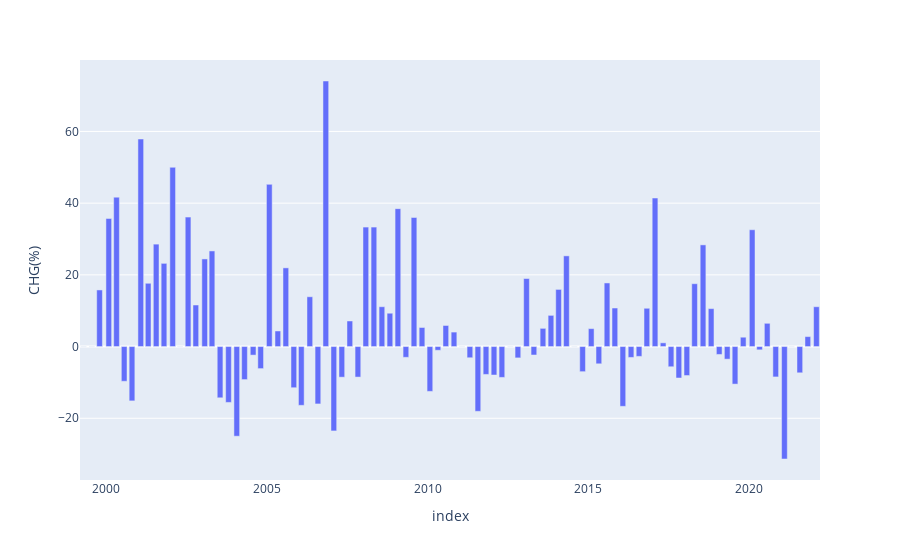

Write notebook code for a chart like this one.
### Code cell
############### compare EPS with the previous year EPS ####################
earning_tmp1 = si.get_earnings_history(ticker)
earning_tmp2 = pd.DataFrame(earning_tmp1)
earnnona = earning_tmp2.dropna()
eps_act = np.array(earnnona['epsactual'])
eps_dat = earnnona['startdatetime']
eps_chg_pry = np.round((eps_act[:-4] - eps_act[4:])/eps_act[4:]*100, 2)
eps_smry = pd.DataFrame([eps_act[:-4],eps_act[4:], eps_chg_pry]).T
eps_smry.columns = ['Current Year EPS', 'Previous Year EPS', 'CHG(%)']
eps_smry.index = [dat[:10] for dat in eps_dat[:-4]]
eps_smry_sub = eps_smry.iloc[:, :]

# plot EPS change %
fig = px.bar(eps_smry_sub, x = eps_smry_sub.index, y = 'CHG(%)')
fig.show()

print(eps_smry_sub)

### Figure 1 — Plotly figure (JSON) as saved in the notebook; plotly's stock layout.template omitted (floating-point values rounded to 4 significant figures)
{"data": [{"alignmentgroup": "True", "hovertemplate": "index=%{x}<br>CHG(%)=%{y}<extra></extra>", "legendgroup": "", "marker": {"color": "#636efa", "pattern": {"shape": ""}}, "name": "", "offsetgroup": "", "orientation": "v", "showlegend": false, "textposition": "auto", "type": "bar", "x": ["2022-02-11", "2021-11-05", "2021-08-06", "2021-05-04", "2021-02-12", "2020-11-05", "2020-07-31", "2020-05-05", "2020-02-11", "2019-11-01", "2019-07-31", "2019-05-03", "2019-02-01", "2018-11-01", "2018-08-01", "2018-04-27", "2018-01-29", "2017-10-30", "2017-08-02", "2017-05-04", "2017-02-01", "2016-10-31", "2016-08-03", "2016-05-04", "2016-02-01", "2015-11-02", "2015-08-05", "2015-05-04", "2015-02-06", "2014-10-31", "2014-07-30", "2014-04-30", "2014-01-31", "2013-11-05", "2013-08-06", "2013-04-25", "2013-01-31", "2012-10-25", "2012-08-01", "2012-04-26", "2012-01-27", "2011-10-28", "2011-07-28", "2011-04-28", "2011-01-28", "2010-10-29", "2010-07-28", "2010-04-29", "2010-01-28", "2009-10-30", "2009-07-31", "2009-04-30", "2009-01-29", "2008-10-30", "2008-07-31", "2008-05-01", "2008-01-30", "2007-11-01", "2007-08-01", "2007-05-02", "2007-01-31", "2006-11-01", "2006-08-03", "2006-05-03", "2006-01-26", "2005-11-02", "2005-08-03", "2005-05-04", "2005-01-27", "2004-10-21", "2004-07-27", "2004-04-20", "2004-01-23", "2003-10-21", "2003-07-17", "2003-04-16", "2003-01-23", "2002-10-14", "2002-07-18", "2002-04-18", "2002-01-24", "2001-10-17", "2001-07-20", "2001-04-20", "2001-01-26", "2000-10-18", "2000-07-21", "2000-04-25", "2000-01-28", "1999-10-15", "1999-07-19", "1999-04-16"], "xaxis": "x", "y": [11.11, 2.78, -7.32, 0, -31.36, -8.47, 6.49, -0.91, 32.58, 2.61, -10.47, -3.51, -2.2, 10.58, 28.36, 17.53, -8.08, -8.77, -5.63, 1.04, 41.43, 10.68, -2.74, -3.03, -16.67, 10.75, 17.74, -4.81, 5, -7, 0, 25.3, 15.94, 8.7, 5.08, -2.35, 18.97, -3.16, 0, -8.6, -7.94, -7.77, -18.06, -3.12, 0, 4.04, 5.88, -1.03, -12.5, 5.32, 36, -3, 38.46, 9.3, 11.11, 33.33, 33.33, -8.51, 7.14, -8.54, -23.53, 74.07, -16, 13.89, -16.39, -11.48, 21.95, 4.35, 45.24, -6.15, -2.38, -9.21, -25, -15.58, -14.29, 26.67, 24.44, 11.59, 36.11, 0, 50, 23.21, 28.57, 17.65, 57.89, -15.15, -9.68, 41.67, 35.71, 15.79, 0, 0], "yaxis": "y"}], "layout": {"autosize": true, "barmode": "relative", "legend": {"tracegroupgap": 0}, "margin": {"t": 60}, "xaxis": {"anchor": "y", "autorange": true, "domain": [0, 1], "range": ["1999-03-06 12:00", "2022-03-23 12:00"], "title": {"text": "index"}, "type": "date"}, "yaxis": {"anchor": "x", "autorange": true, "domain": [0, 1], "range": [-37.22, 79.93], "title": {"text": "CHG(%)"}, "type": "linear"}}}
